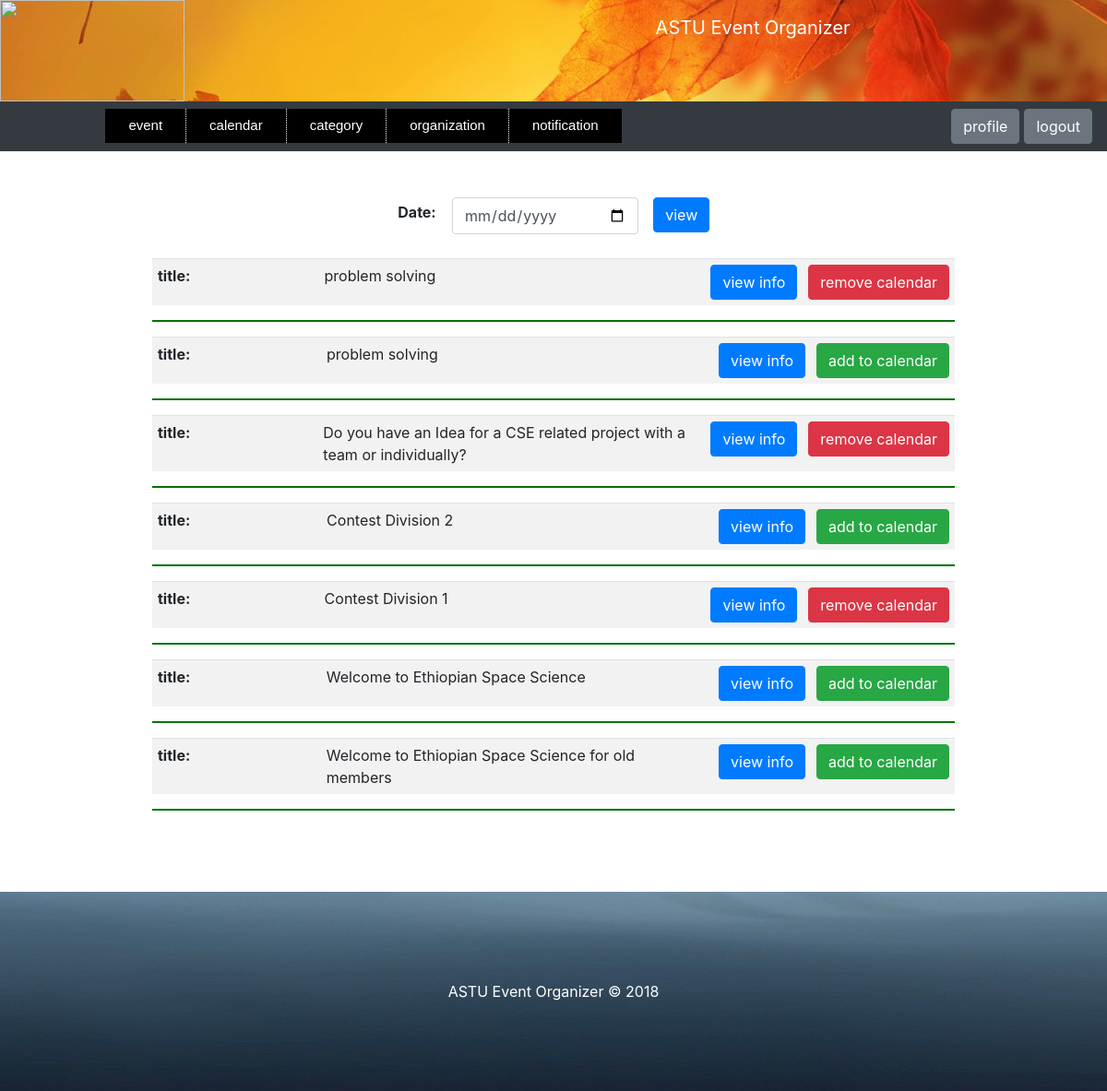
/favourite-category-events/ (signed in), run on the app's committed database.
### event/models.py (models this page shows, shortened)
class Event(models.Model):
    title = models.CharField(max_length=200)
    description = models.TextField(blank=True)
    organizer = models.ForeignKey(Organizer, on_delete=models.CASCADE)
    start_time = models.DateTimeField()
    end_time = models.DateTimeField(blank=True, null=True)
    venue = models.CharField(max_length=200)
    category = models.ForeignKey(Category, on_delete=models.CASCADE, null=True)
    register_date = models.DateField()

### event/views.py (the view)
# urls.py: path('favourite-category-events/', views.view_favourite_category_events, name='view_favourite_category_events'),
def view_favourite_category_events(request):
    email = request.session.get('user_auth')
    if email:
        user = User.objects.get(email=email)
        if request.method == "POST":
            form = DateSearchEngine(request.POST)
            if form.is_valid():
                date = request.POST.get('search_date')
                interest = Interest.objects.filter(user=user)
                event = []
                for i in interest:
                    my = Event.objects.filter(category=i.category, start_time__date=date)
                    for k in my:
                        event.append(k)
                event = sorted(event, key=lambda x: x.register_date, reverse=True)
                my_calendar = Calendar.objects.filter(user=user).exclude(event=None)
                calendar = {}
                for i in my_calendar:
                    calendar[i.event.id] = True
                for i in event:
                    if not calendar.get(i.id):
                        calendar[i.id] = False
                return render(request, 'webpages/view_favourite_category_events.html',
                              {'event': event, 'form': form, 'calendar': calendar, 'date': date})
            return render(request, 'webpages/view_favourite_category_events.html', {'form': form, 'date': None})
        else:
            form = DateSearchEngine()
            interest = Interest.objects.filter(user=user)
            event = []
            for i in interest:
                my = Event.objects.filter(category=i.category)
                for k in my:
                    event.append(k)
            event = sorted(event, key=lambda x: x.register_date, reverse=True)
            my_calendar = Calendar.objects.filter(user=user).exclude(event=None)
            calendar = {}
            for i in my_calendar:
                calendar[i.event.id] = True
            for i in event:
                if not calendar.get(i.id):
                    calendar[i.id] = False
            return render(request, 'webpages/view_favourite_category_events.html',
                          {'event': event, 'form': form,  'calendar': calendar, 'date': None})
    else:
        raise Http404("You are not logged in.")

### event/forms.py (shortened to what this page needs)
class DateSearchEngine(forms.Form):
    search_date = forms.DateField(
        label='Date',
        widget=forms.DateInput(attrs={'type': 'date'}),
    )

### event/templatetags/filter.py (called while the page is built)
@register.filter(name='get_item')
def get_item(dictionary, key):
    return dictionary.get(key)

### event/templates/webpages/view_favourite_category_events.html (shortened to what this page needs)
<!DOCTYPE html>
<html lang="en">
    <head class="header-site">
        {% load static %}
        {% load filter %}
        {% load widget_tweaks %}
            {% include "webpages/user_homepage.html" %}
        <link rel="stylesheet" href="{% static 'files/bootstrap/css/bootstrap.css' %}"  type="text/css" >
        <link rel="stylesheet" href="{% static 'files/style2.css' %}"  type="text/css" >
        <link rel="stylesheet" href="{% static 'files/style3.css' %}"  type="text/css" >
        <link rel="stylesheet" href="{% static 'files/style4.css' %}"  type="text/css" >
        <link rel="stylesheet" href="{% static 'files/style5.css' %}"  type="text/css" >
        <link rel="stylesheet" href="{% static 'files/style6.css' %}"  type="text/css" >
    </head>
    <body>
        <div class = "container col-4">
        <form enctype="multipart/form-data" method="post" novalidate>
            {% for field in form.visible_fields %}
                <table style="width:100%; margin-top:0px;">
                    <tr >
                        <td style="width:20%;" align="center">
                            <strong>{{ field.label_tag }}</strong>
                        </td>
                        <td style="width:55%; vertical-align: top;">
                    {% if form.is_bound %}
                        {% if field.errors %}
                            {% render_field field class="form-control is-invalid" %}
                            {% for  error in field.errors %}
                                <div class="invalid-feedback">
                                    {{ error }}
                                </div>
                            {% endfor %}
                        {% else %}
                            {% render_field field class="form-control is-valid" %}
                        {% endif %}
                    {% else %}
                        {% render_field field class="form-control" %}
                    {% endif %}
                        </td>
                        <td style="width:25%; vertical-align: top;" align="center">
                    <button type="submit" class = "btn btn-primary" > view</button>
                        </td>
                    </tr>
                </table>
            {% endfor %}
        </form>
        </div>
        <div class="container col-8">
        </div>
        <br>
        {% for i in event %}
            <div class="container col-9">
                <table class="table table-striped" >
                    <tr>
                        <td style="width: 23%;"><strong>title:</strong></td>
                        <td style="width: 52%;">{{i.title}}</td>
                        <td style="width: 10%;" align="right">
                            <input type="button"  id ="button2-{{i.id}}" class="btn btn-primary"  onclick="myFunction2({{i.id}})"
                            value="view info" style="margin-left:15px;">
                        </td>
                        {% with event_id=i.id %}
                            {% if calendar|get_item:event_id %}
                            <td align="right" style="width: 15%;">
                                <a class="btn btn-danger" href="{% url 'addToCalendar' i.id 'favourite' %}" >remove calendar</a>
                            </td>
                            {% else %}
                            <td align="right" style="width: 15%;">
                                <a class="btn btn-success" href="{% url 'addToCalendar' i.id 'favourite' %}" >add to calendar</a>
                            </td>
                            {% endif %}
                        {% endwith %}
                    </tr>
                </table>
            </div>
                <div class="container col-9"> <hr> </div>
        {% endfor %}
    </body>
    <footer>
        {% include "webpages/footer.html" %}
    </footer>
</html>

### event/static/files/style3.css (style rules this page uses)
a.butt:link, a.back:visited, { background-color: #11aa44; color: white; }
table, th, td { border: 1px solid black; }

### event/static/files/style6.css (style rules this page uses)
.table-striped>tbody>tr>td { padding:6px; text-font:8px; }
hr { background-color: green; border-width:2px; }

### data on the page
Event: title "problem solving", shows "remove calendar"
Event: title "problem solving", shows "add to calendar"
Event: title "Do you have an Idea for a CSE related project with a team or individually?", shows "remove calendar"
Event: title "Contest Division 2", shows "add to calendar"
Event: title "Contest Division 1", shows "remove calendar"
Event: title "Welcome to Ethiopian Space Science", shows "add to calendar"
Event: title "Welcome to Ethiopian Space Science for old members", shows "add to calendar"

### other printed values
{{ field.label_tag }} "Date:"
